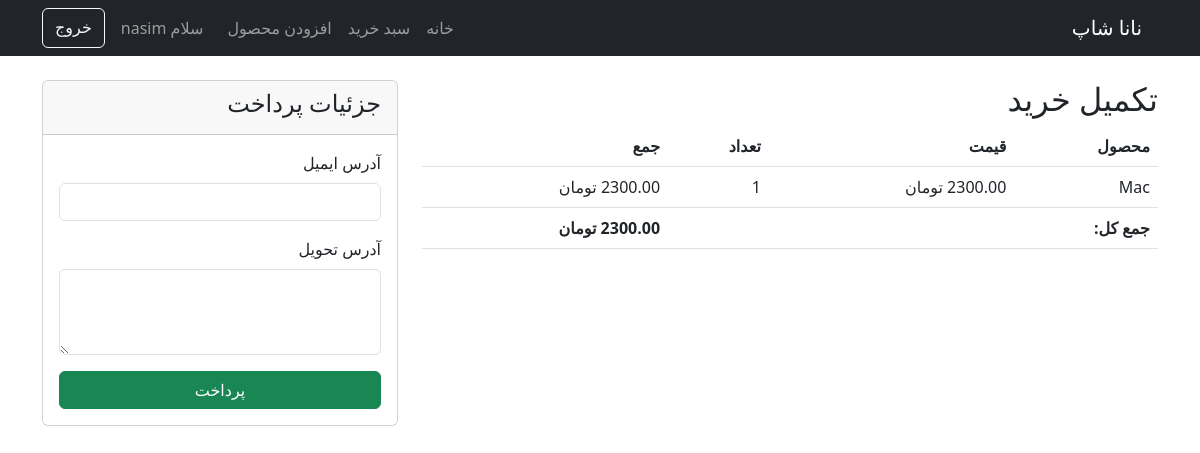
/checkout/ (signed in), run on an earlier commit of the app's database.
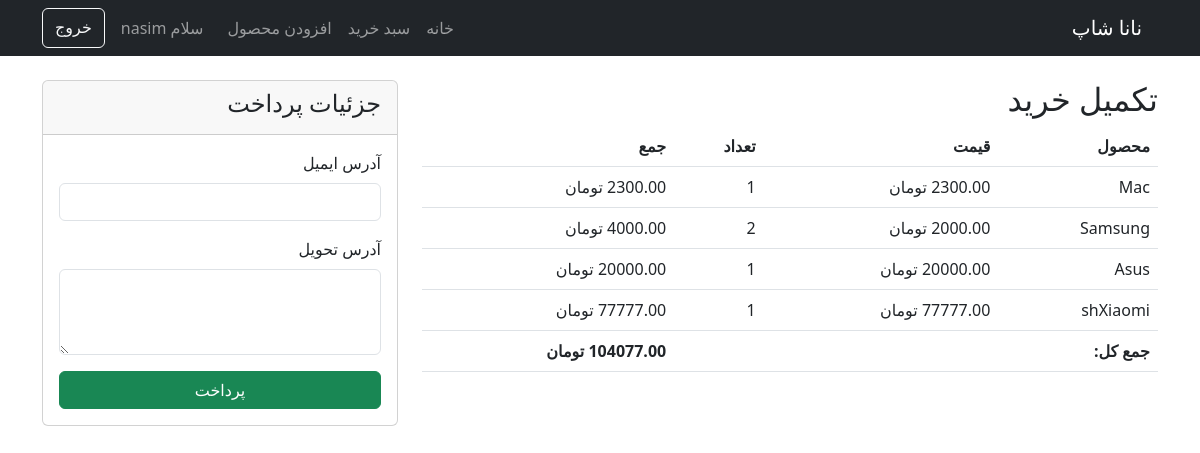
And on a later commit of the database.
### shop/models.py (models this page shows, shortened)
class CartItem(models.Model):
    cart = models.ForeignKey(Cart, on_delete=models.CASCADE)
    product = models.ForeignKey('Product', on_delete=models.CASCADE)
    quantity = models.PositiveIntegerField(default=1)
    def total_price(self):
        return self.product.price * self.quantity

class Product(models.Model):
    name = models.CharField(max_length=200)
    description = models.TextField()
    price = models.DecimalField(max_digits=10, decimal_places=2)
    image = models.ImageField(upload_to='products/')
    category = models.ForeignKey(Category, on_delete=models.CASCADE)
    stock = models.PositiveIntegerField()
    created_at = models.DateTimeField(auto_now_add=True)

### shop/views.py (the view, shortened to what this page needs)
# urls.py: path('checkout/', views.checkout, name='checkout'),
@login_required
def checkout(request):
    cart, created = Cart.objects.get_or_create(user=request.user)
    items = cart.cartitem_set.all()
    if not items:
        messages.warning(request, "سبد خرید شما خالی است.")
        return redirect('shop:product_list')
    total = sum(item.total_price() for item in items)
    return render(request, 'shop/checkout.html', {'items': items, 'total': total})

### shop/templates/shop/checkout.html (shortened to what this page needs)
{% extends 'base.html' %}
{% block content %}
<div class="row">
    <div class="col-md-8">
        <h2>تکمیل خرید</h2>
        <table class="table">
            <thead>
                <tr>
                    <th>محصول</th>
                    <th>قیمت</th>
                    <th>تعداد</th>
                    <th>جمع</th>
                </tr>
            </thead>
            <tbody>
                {% for item in items %}
                <tr>
                    <td>{{ item.product.name }}</td>
                    <td>{{ item.product.price }} تومان</td>
                    <td>{{ item.quantity }}</td>
                    <td>{{ item.total_price }} تومان</td>
                </tr>
                {% endfor %}
            </tbody>
            <tfoot>
                <tr>
                    <th colspan="3">جمع کل:</th>
                    <th>{{ total }} تومان</th>
                </tr>
            </tfoot>
        </table>
    </div>
    <div class="col-md-4">
        <div class="card">
            <div class="card-header">
                <h4>جزئیات پرداخت</h4>
            </div>
            <div class="card-body">
                <form method="post">
                    <div class="mb-3">
                        <label class="form-label">آدرس ایمیل</label>
                        <input type="email" class="form-control" value="{{ request.user.email }}" required>
                    </div>
                    <div class="mb-3">
                        <label class="form-label">آدرس تحویل</label>
                        <textarea class="form-control" rows="3" required></textarea>
                    </div>
                    <button type="submit" class="btn btn-success w-100">پرداخت</button>
                </form>
            </div>
        </div>
    </div>
</div>
{% endblock %}

### shop/templates/base.html (shortened to what this page needs)
<!DOCTYPE html>
<html lang="fa" dir="rtl">
<head>
    <link href="https://cdn.jsdelivr.net/npm/bootstrap@5.3.0/dist/css/bootstrap.min.css" rel="stylesheet">
</head>
<body>
    <nav class="navbar navbar-expand-lg navbar-dark bg-dark">
        <div class="container">
            <a class="navbar-brand" href="{% url 'shop:product_list' %}"> نانا شاپ</a>
            <div class="collapse navbar-collapse">
                <ul class="navbar-nav me-auto">
                    <li class="nav-item"><a class="nav-link" href="{% url 'shop:product_list' %}">خانه</a></li>
                    <li class="nav-item"><a class="nav-link" href="{% url 'shop:view_cart' %}">سبد خرید</a></li>
                    {% if user.is_staff %}
                    <li class="nav-item"><a class="nav-link" href="{% url 'shop:add_product' %}">افزودن محصول</a></li>
                    {% endif %}
                </ul>
                <div class="d-flex">
                    {% if user.is_authenticated %}
                        <span class="navbar-text mx-3">سلام {{ user.username }}</span>
                        <a href="{% url 'signout' %}" class="btn btn-outline-light">خروج</a>
                    {% else %}
                        <a href="{% url 'signin' %}" class="btn btn-outline-light mx-2">ورود</a>
                        <a href="{% url 'signup' %}" class="btn btn-light">ثبت نام</a>
                    {% endif %}
                </div>
            </div>
        </div>
    </nav>
    <div class="container my-4">
        {% block content %}
        {% endblock %}
    </div>
</body>
</html>

What changed in the data, as far as the page shows it:
added CartItem: product.name "Samsung", product.price "2000.00", quantity "2", total_price "4000.00"
added CartItem: product.name "Asus", product.price "20000.00", quantity "1", total_price "20000.00"
added CartItem: product.name "shXiaomi", product.price "77777.00", quantity "1", total_price "77777.00"
Also different on the page:
{{ total }}: "2300.00" → "104077.00"
